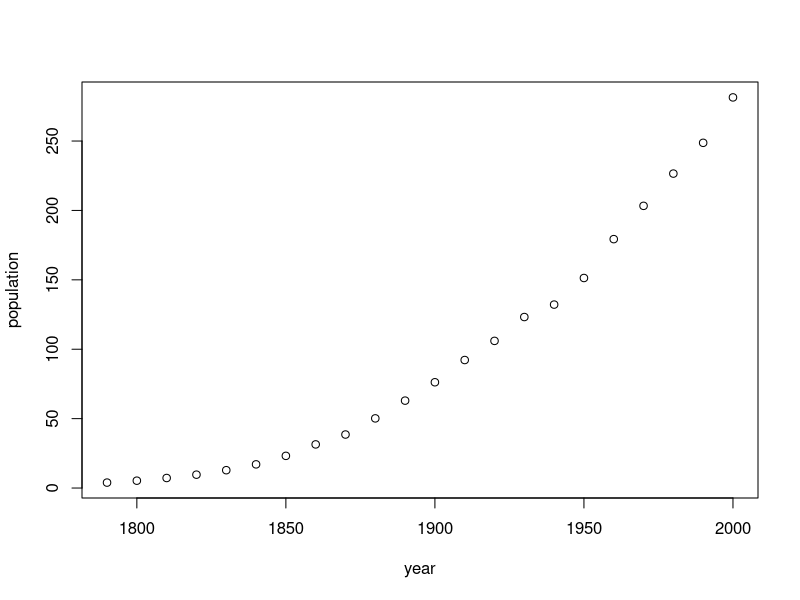
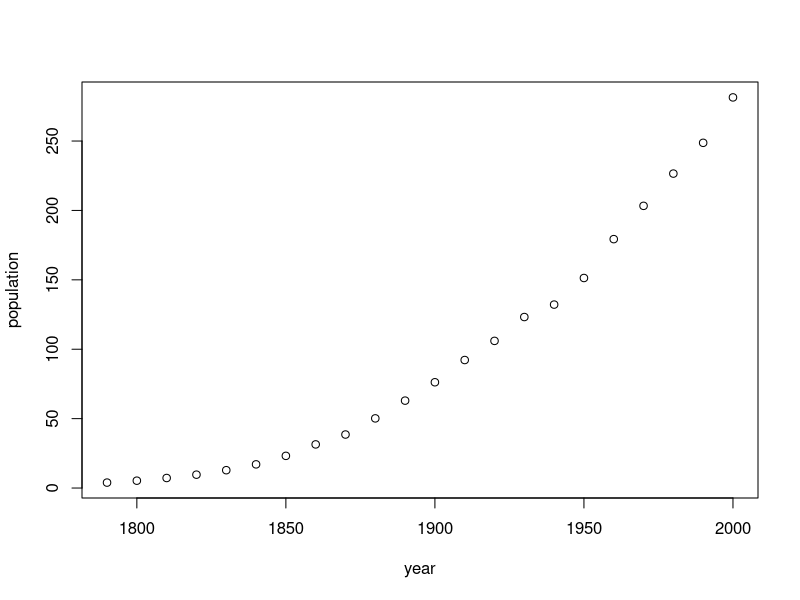

These figures' R source, in order: (Note: this script raises an error after producing the figures.)
## ---- chunk 1
knitr::opts_chunk$set(echo = TRUE)
library(tidyverse)
library(minpack.lm)
## ---- chunk 2
data(cars)
mod <- lm(dist ~ speed, data = cars)
n <- length(cars$speed)
design <- matrix(rep(1,n), ncol = 2, nrow = n)
design[,2] <- cars$speed
# design[,3] <- (cars$speed)^2

svd_design <- svd(design)
qr_design <- qr(design)
chol_design <- chol(t(design) %*% design)

# Chol
b <- t(design) %*% cars$dist
A <- t(chol_design) %*% chol_design

z <- forwardsolve(t(chol_design), b)
x <- backsolve(chol_design, z)

# QR
R <- qr.R(qr_design)
Q_T <- t(qr.Q(qr_design))
Q_Ty <- Q_T %*% cars$dist

solve(R, Q_Ty)

# SVD

U <- svd_design$u
S <- diag(svd_design$d)
V_T <- svd_design$v

J <- U %*% S %*% t(V_T)
x_svd <- V_T %*% solve(S) %*% t(U) %*% cars$dist 




## ---- chunk 3
library(car)
data <- carData::USPop
plot(data)
set.seed(1)
n <- length(data$population)
x <- 0:21
# x <- data$year


f <- function(b) {
  b[1] * exp(b[2] * x)
}
y <- data$population


dr1 <- function(b) {
  exp(b[2] * x)
}
dr2 <- function(b) {
  b[1] * exp(b[2] * x) * x
}

r <- function(b) {
  f(b) - y
}

j <- function(b) {
  j1 <- dr1(b)
  j2 <- dr2(b)
  as.matrix(data.frame(j1 = j1, j2 = j2))
}

d_f <- function(b, j) {
  t(j) %*% r(b)
}

gauss_newton <- function(x0) {
  xk <- x0
  jk <- j(xk)
  k <- 0
  while (norm(d_f(xk, jk), "2") > 1e-03) {
    k <- k +1
    rk <- r(xk)
    jk <- j(xk)
    dd_f_xk <- t(jk) %*% jk
    pk <- solve(dd_f_xk, (-t(jk) %*% rk))
    xk <- xk + pk
  }
  cat("x* = ", xk, "\n", "antal iterationer = ", k)
}
gauss_newton(c(10,0.1))

nls.lm(c(10,0.1), lower = c(-10,-10), upper = c(100,10), r)



x_stj <- c(15.0702772068714, 0.141844710338322)
pred <- f(x_stj)
pred_df <- as.data.frame(cbind(x, pred))
names(pred_df) <- c("year", "pred")
plot(data)
points(x, f(pred_x))
plot_data <- data.frame(year = x, population = data$population)
plot_f <- function(z) {
  x_stj[1] * exp(x_stj[2] * z)
}


ggplot(plot_data, aes(x,population)) +
  geom_point(color = "red") +
  geom_point(aes(x, pred), color = "blue") +
  stat_function(fun = plot_f)


## ---- chunk 4
